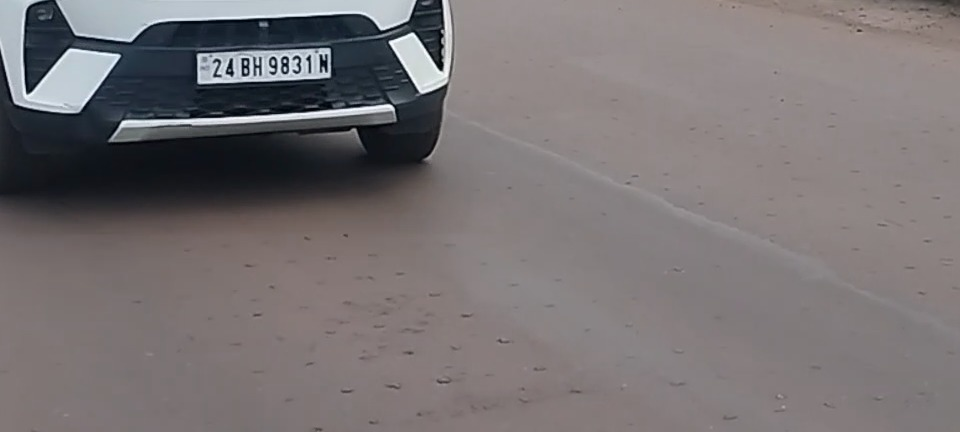
#> input picture evaluation/crops/DET_000005.jpg, 960 x 432 px
$ python -i evaluate_ocr.py   (imports and definitions only)
#> lines starting #> are read from the running program, lines starting #| are printed output that depends on the picture
#> further down, picture is the input picture: shape (432, 960, 3); mean B, G, R 115.9, 114.5, 120
#!/usr/bin/env python3
"""
evaluation/evaluate_ocr.py

Rigorous OCR & ANPR Accuracy Benchmark for DRISHTI (SIH 2026 PS 26127).
Evaluates OCR recognition performance against verified ground-truth plates
from the multi-camera CCTV dataset (Vivekananda Sarani & Kanyapur Link Road).

Calculates:
- Exact Plate Match Accuracy (%)
- Character-Level Accuracy (Levenshtein Edit Distance) (%)
- Average OCR Confidence Score (%)
- Failure cases and detailed error logs

Outputs:
- evaluation/evaluation_report.json
- Console evaluation table
"""

import sys
import json
import csv
import time
from datetime import datetime, timezone
from pathlib import Path
from typing import Dict, List, Any, Tuple
import cv2
import numpy as np

PROJECT_ROOT = Path(__file__).resolve().parent.parent
GROUND_TRUTH_CSV = PROJECT_ROOT / "evaluation" / "ground_truth.csv"
REPORT_JSON = PROJECT_ROOT / "evaluation" / "evaluation_report.json"
DETECTIONS_FILE = PROJECT_ROOT / "dataset" / "metadata" / "detections.json"

# Indian State & Union Territory Codes
INDIAN_STATES = {
    "AP", "AR", "AS", "BR", "CG", "CH", "DD", "DL", "DN", "GA",
    "GJ", "HP", "HR", "JH", "JK", "KA", "KL", "LA", "LD", "MH",
    "ML", "MN", "MP", "MZ", "NL", "OD", "PB", "PY", "RJ", "SK",
    "TN", "TR", "TS", "UK", "UP", "WB"
}

DIGIT_TO_LETTER = {'0': 'O', '1': 'I', '2': 'Z', '5': 'S', '8': 'B'}
LETTER_TO_DIGIT = {'O': '0', 'I': '1', 'Z': '2', 'S': '5', 'B': '8', 'Q': '0', 'D': '0'}


# [45 lines left out: functions levenshtein_distance, normalize_plate_string, not called in this run]


def preprocess_plate_crop(image: np.ndarray) -> np.ndarray:
    """
    Advanced ANPR image preprocessing:
    - Aspect ratio resize
    - Contrast Limited Adaptive Histogram Equalization (CLAHE)
    - Bilateral edge-preserving denoising
    - High-frequency sharpening
    """
    if image is None or image.size == 0:
        return image

    h, w = image.shape[:2]
#> h = 432; w = 960
    # Standardize plate height to 64px for optimal OCR receptive field
    target_h = 64
    target_w = int(w * (target_h / float(h)))
#> target_w = 142
    target_w = max(target_w, 128)
    resized = cv2.resize(image, (target_w, target_h), interpolation=cv2.INTER_CUBIC)
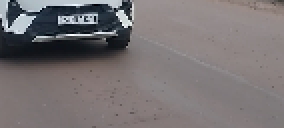
#> resized: shape (64, 142, 3) (shown 2 times larger); mean B, G, R 115.8, 114.5, 120

    # Convert to grayscale
    gray = cv2.cvtColor(resized, cv2.COLOR_BGR2GRAY) if len(resized.shape) == 3 else resized

    # CLAHE contrast enhancement
    clahe = cv2.createCLAHE(clipLimit=2.5, tileGridSize=(8, 8))
    enhanced = clahe.apply(gray)
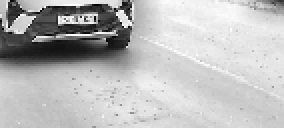
#> enhanced: shape (64, 142) (shown 2 times larger); min 3, max 255, mean 185.9

    # Bilateral smoothing (removes road dust & camera sensor noise while preserving character edges)
    denoised = cv2.bilateralFilter(enhanced, d=5, sigmaColor=50, sigmaSpace=50)
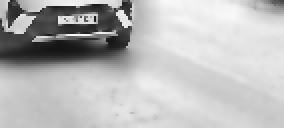
#> denoised: shape (64, 142) (shown 2 times larger); min 20, max 252, mean 185.5

    # Unsharp masking sharpening
    kernel = np.array([[0, -1, 0], [-1, 5, -1], [0, -1, 0]], dtype=np.float32)
    sharpened = cv2.filter2D(denoised, -1, kernel)
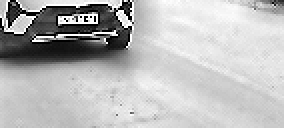
#> sharpened: shape (64, 142) (shown 2 times larger); min 0, max 255, mean 184.9

    return sharpened


# [113 lines left out: function run_benchmark, not called in this run]


# [2 lines not run here, left out]

>>> import cv2
>>> picture = cv2.imread('crops/DET_000005.jpg')
>>> result = preprocess_plate_crop(picture)

$ run again, on evaluation/crops/DET_000014.jpg
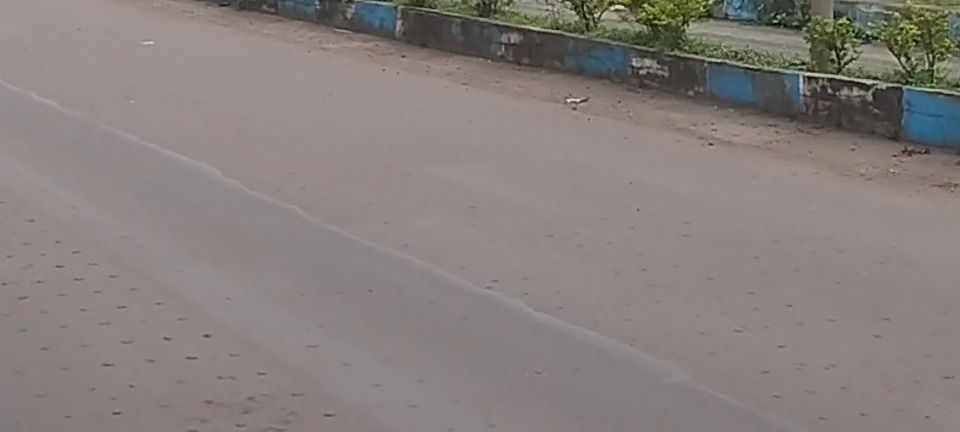
#> input picture evaluation/crops/DET_000014.jpg, 960 x 432 px
#> picture is the input picture: shape (432, 960, 3); mean B, G, R 124.1, 127.1, 134.2
#> in preprocess_plate_crop, `denoised = cv2.bilateralFilter(enhanced, d=5, sigmaColor=50, sigmaSpac..`:
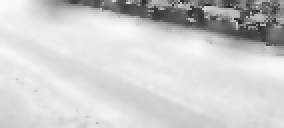
#> denoised: shape (64, 142) (shown 2 times larger); min 35, max 250, mean 206.1
#> in preprocess_plate_crop, `sharpened = cv2.filter2D(denoised, -1, kernel)`:
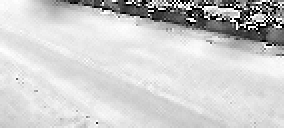
#> sharpened: shape (64, 142) (shown 2 times larger); min 0, max 255, mean 206.1

$ run again, on evaluation/crops/DET_000021.jpg
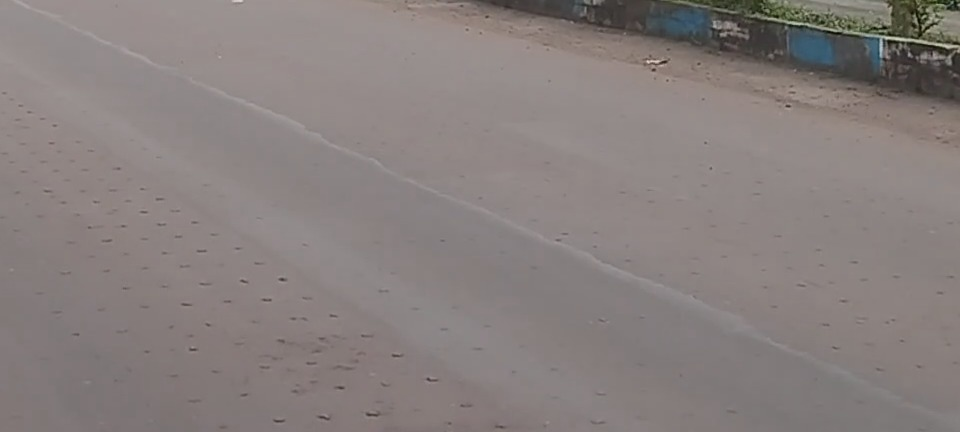
#> input picture evaluation/crops/DET_000021.jpg, 960 x 432 px
#> picture is the input picture: shape (432, 960, 3); mean B, G, R 125.8, 127.5, 135.8
#> in preprocess_plate_crop, `denoised = cv2.bilateralFilter(enhanced, d=5, sigmaColor=50, sigmaSpac..`:
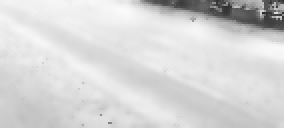
#> denoised: shape (64, 142) (shown 2 times larger); min 45, max 251, mean 214.2
#> in preprocess_plate_crop, `sharpened = cv2.filter2D(denoised, -1, kernel)`:
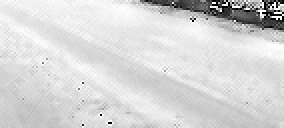
#> sharpened: shape (64, 142) (shown 2 times larger); min 0, max 255, mean 214.1

$ run again, on evaluation/crops/DET_000026.jpg
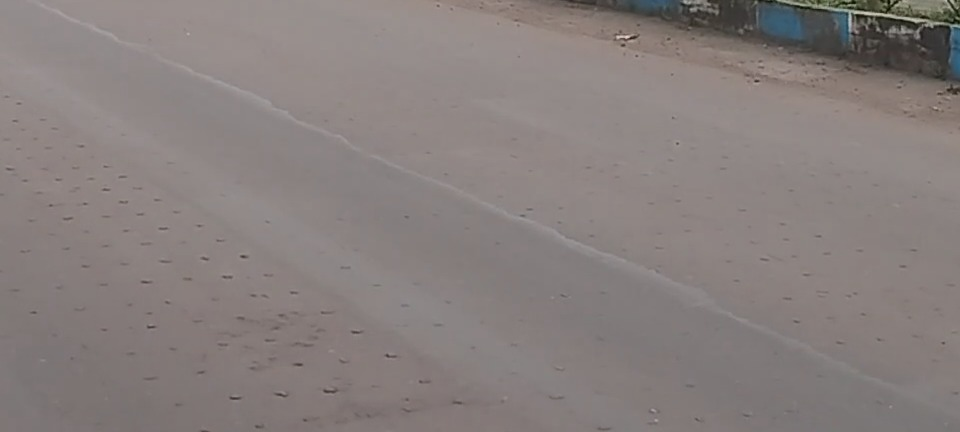
#> input picture evaluation/crops/DET_000026.jpg, 960 x 432 px
#> picture is the input picture: shape (432, 960, 3); mean B, G, R 125.3, 127.1, 135.4
#> in preprocess_plate_crop, `enhanced = clahe.apply(gray)`:
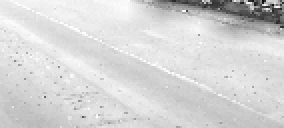
#> enhanced: shape (64, 142) (shown 2 times larger); min 6, max 255, mean 213.2
#> in preprocess_plate_crop, `sharpened = cv2.filter2D(denoised, -1, kernel)`:
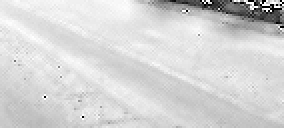
#> sharpened: shape (64, 142) (shown 2 times larger); min 0, max 255, mean 212.8
